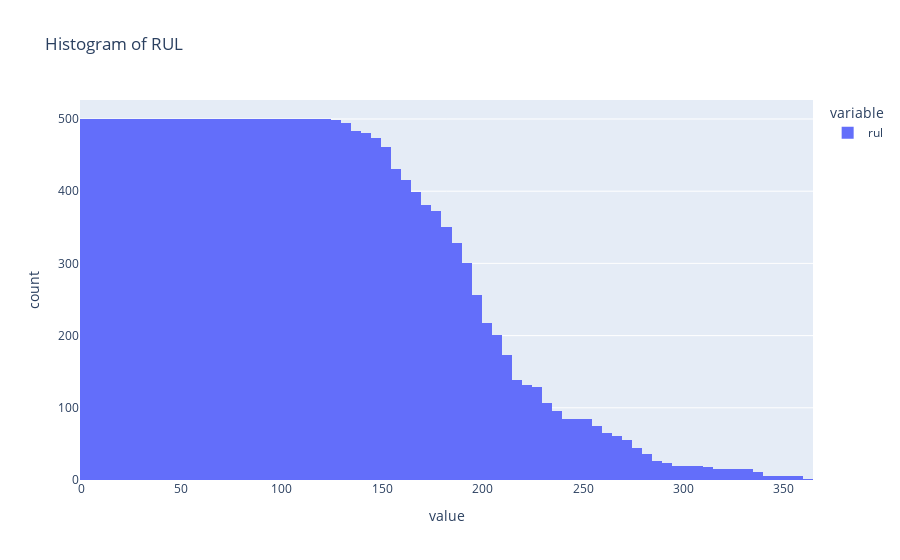

Here is the notebook cell this chart was saved with:
### Markdown cell above
### Handling Skew

### Code cell
fig_2 = px.histogram(train['rul'], title="Histogram of RUL")
fig_2

### Figure 1 — Plotly figure (JSON) as saved in the notebook; plotly's stock layout.template omitted (floating-point values rounded to 4 significant figures; data arrays with more than 128 entries replaced by an {"elided": "..."} marker saying what was removed)
{"data": [{"alignmentgroup": "True", "bingroup": "x", "hovertemplate": "variable=rul<br>value=%{x}<br>count=%{y}<extra></extra>", "legendgroup": "rul", "marker": {"color": "#636efa", "pattern": {"shape": ""}}, "name": "rul", "offsetgroup": "rul", "orientation": "v", "showlegend": true, "type": "histogram", "x": {"elided": "20631 int values"}, "xaxis": "x", "yaxis": "y"}], "layout": {"barmode": "relative", "legend": {"title": {"text": "variable"}, "tracegroupgap": 0}, "title": {"text": "Histogram of RUL"}, "xaxis": {"anchor": "y", "domain": [0, 1], "title": {"text": "value"}}, "yaxis": {"anchor": "x", "domain": [0, 1], "title": {"text": "count"}}}}
